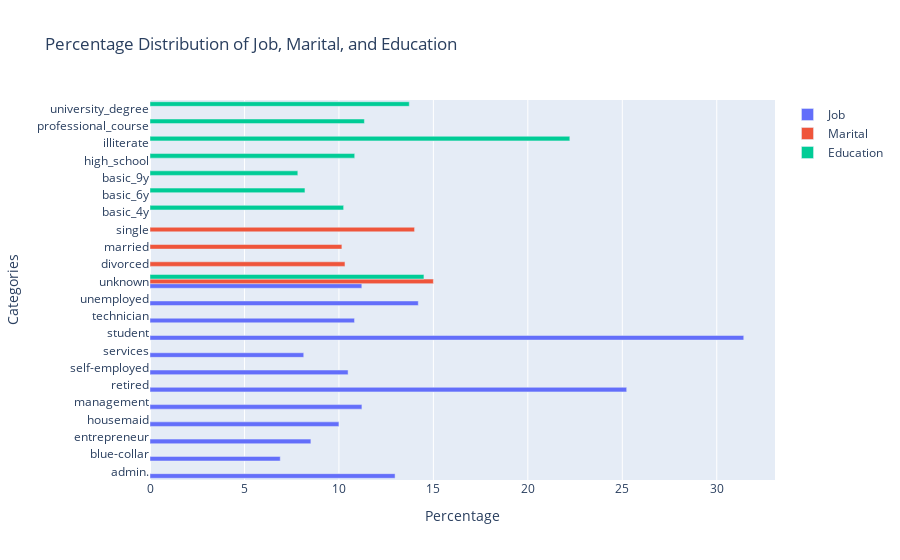

Here is the notebook cell this chart was saved with:
### Code cell
married_response_percent = df.groupby('marital')['response'].mean() * 100
education_response_percent = df.groupby('education')['response'].mean() * 100

# Plotting job_response_pct, married_percent, and education_percent on a horizontal chart
fig = go.Figure()

fig.add_trace(go.Bar(y=job_response_pct.index, x=job_response_pct.values, name='Job', orientation='h'))
fig.add_trace(go.Bar(y=married_response_percent.index, x=married_response_percent.values, name='Marital', orientation='h'))
fig.add_trace(go.Bar(y=education_response_percent.index, x=education_response_percent.values, name='Education', orientation='h'))

fig.update_layout(title='Percentage Distribution of Job, Marital, and Education',
                  xaxis_title='Percentage',
                  yaxis_title='Categories')

fig.show()

### Figure 1 — Plotly figure (JSON) as saved in the notebook; plotly's stock layout.template omitted (floating-point values rounded to 4 significant figures)
{"data": [{"name": "Job", "orientation": "h", "type": "bar", "x": [12.97, 6.894, 8.516, 10, 11.22, 25.23, 10.49, 8.138, 31.43, 10.83, 14.2, 11.21], "y": ["admin.", "blue-collar", "entrepreneur", "housemaid", "management", "retired", "self-employed", "services", "student", "technician", "unemployed", "unknown"]}, {"name": "Marital", "orientation": "h", "type": "bar", "x": [10.32, 10.16, 14.0, 15], "y": ["divorced", "married", "single", "unknown"]}, {"name": "Education", "orientation": "h", "type": "bar", "x": [10.25, 8.202, 7.825, 10.84, 22.22, 11.35, 13.72, 14.5], "y": ["basic_4y", "basic_6y", "basic_9y", "high_school", "illiterate", "professional_course", "university_degree", "unknown"]}], "layout": {"title": {"text": "Percentage Distribution of Job, Marital, and Education"}, "xaxis": {"title": {"text": "Percentage"}}, "yaxis": {"title": {"text": "Categories"}}}}
